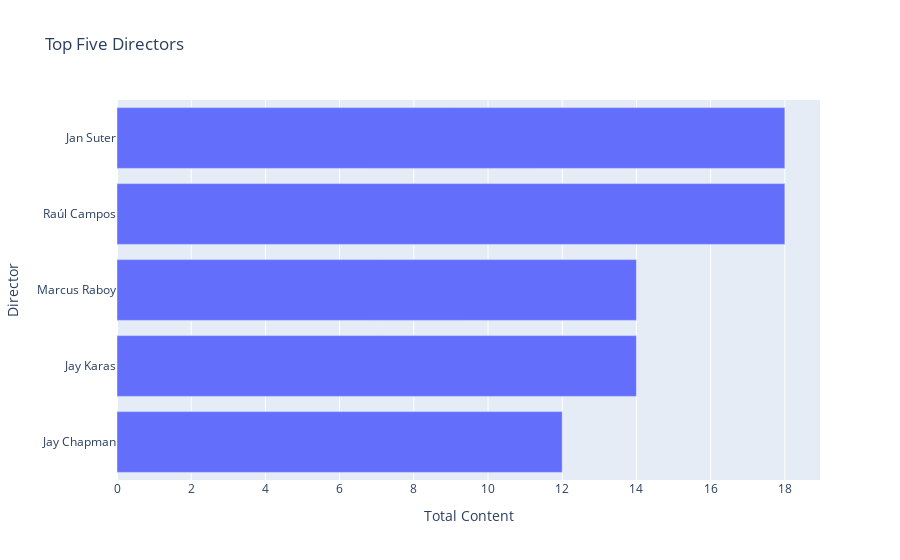

The notebook cell this image was saved under:
### Code cell
dirs=pd.DataFrame()
dirs=df['director'].str.split(',',expand=True).stack()
dirs=dirs.to_frame()
dirs.columns=['Director']

dirs1=dirs.groupby(['Director']).size().reset_index(name='Total Content')
dirs1=dirs1[dirs1.Director !='No Director']
dirs1=directors.sort_values(by=['Total Content'],ascending=False)

TopFiveDirs=dirs1.head()
TopFiveDirs=TopFiveDirs.sort_values(by=['Total Content'])

fig1=px.bar(TopFiveDirs,x='Total Content',y='Director',title='Top Five Directors')
fig1.show()

### Figure 1 — Plotly figure (JSON) as saved in the notebook; plotly's stock layout.template omitted (floating-point values rounded to 4 significant figures)
{"data": [{"alignmentgroup": "True", "hovertemplate": "Total Content=%{x}<br>Director=%{y}<extra></extra>", "legendgroup": "", "marker": {"color": "#636efa", "pattern": {"shape": ""}}, "name": "", "offsetgroup": "", "orientation": "h", "showlegend": false, "textposition": "auto", "type": "bar", "x": [12, 14, 14, 18, 18], "xaxis": "x", "y": ["Jay Chapman", "Jay Karas", "Marcus Raboy", "Raúl Campos", " Jan Suter"], "yaxis": "y"}], "layout": {"barmode": "relative", "legend": {"tracegroupgap": 0}, "title": {"text": "Top Five Directors"}, "xaxis": {"anchor": "y", "domain": [0, 1], "title": {"text": "Total Content"}}, "yaxis": {"anchor": "x", "domain": [0, 1], "title": {"text": "Director"}}}}
